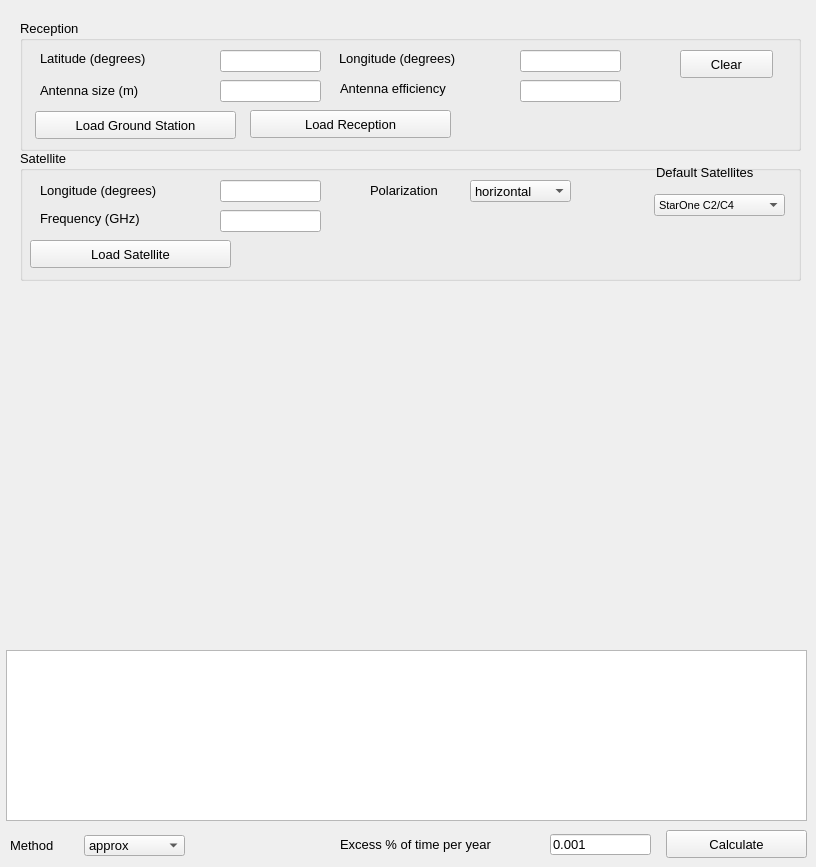
        <widget class="QWidget" name="single_point_atm_calc_page_3">
         <widget class="QGroupBox" name="groupBox_27">
          <property name="geometry">
           <rect>
            <x>20</x>
            <y>20</y>
            <width>781</width>
            <height>131</height>
           </rect>
          </property>
          <property name="font">
           <font>
            <pointsize>10</pointsize>
           </font>
          </property>
          <property name="title">
           <string>Reception</string>
          </property>
          <widget class="QLineEdit" name="lat_ground_station_spatm_3">
           <property name="geometry">
            <rect>
             <x>200</x>
             <y>30</y>
             <width>101</width>
             <height>22</height>
            </rect>
           </property>
          </widget>
          <widget class="QLineEdit" name="long_ground_station_spatm_3">
           <property name="geometry">
            <rect>
             <x>500</x>
             <y>30</y>
             <width>101</width>
             <height>22</height>
            </rect>
           </property>
          </widget>
          <widget class="QLabel" name="label_208">
           <property name="geometry">
            <rect>
             <x>20</x>
             <y>23</y>
             <width>151</width>
             <height>31</height>
            </rect>
           </property>
           <property name="text">
            <string>Latitude (degrees)</string>
           </property>
          </widget>
          <widget class="QLabel" name="label_209">
           <property name="geometry">
            <rect>
             <x>319</x>
             <y>28</y>
             <width>161</width>
             <height>21</height>
            </rect>
           </property>
           <property name="text">
            <string>Longitude (degrees)</string>
           </property>
          </widget>
          <widget class="QLabel" name="label_210">
           <property name="geometry">
            <rect>
             <x>20</x>
             <y>60</y>
             <width>161</width>
             <height>21</height>
            </rect>
           </property>
           <property name="text">
            <string>Antenna size (m)</string>
           </property>
          </widget>
          <widget class="QLineEdit" name="ant_size_reception_spatm_3">
           <property name="geometry">
            <rect>
             <x>200</x>
             <y>60</y>
             <width>101</width>
             <height>22</height>
            </rect>
           </property>
          </widget>
          <widget class="QLineEdit" name="ant_eff_reception_spatm_3">
           <property name="geometry">
            <rect>
             <x>500</x>
             <y>60</y>
             <width>101</width>
             <height>22</height>
            </rect>
           </property>
          </widget>
          <widget class="QLabel" name="label_211">
           <property name="geometry">
            <rect>
             <x>320</x>
             <y>60</y>
             <width>141</width>
             <height>16</height>
            </rect>
           </property>
           <property name="text">
            <string>Antenna efficiency</string>
           </property>
          </widget>
          <widget class="QPushButton" name="clear_reception_rcp_7">
           <property name="geometry">
            <rect>
             <x>660</x>
             <y>30</y>
             <width>93</width>
             <height>28</height>
            </rect>
           </property>
           <property name="font">
            <font>
             <pointsize>10</pointsize>
             <weight>50</weight>
             <bold>false</bold>
            </font>
           </property>
           <property name="text">
            <string>Clear</string>
           </property>
          </widget>
          <widget class="QPushButton" name="load_reception_rcp_11">
           <property name="geometry">
            <rect>
             <x>15</x>
             <y>91</y>
             <width>201</width>
             <height>28</height>
            </rect>
           </property>
           <property name="font">
            <font>
             <pointsize>10</pointsize>
             <weight>50</weight>
             <bold>false</bold>
            </font>
           </property>
           <property name="text">
            <string>Load Ground Station</string>
           </property>
          </widget>
          <widget class="QPushButton" name="load_reception_rcp_12">
           <property name="geometry">
            <rect>
             <x>230</x>
             <y>90</y>
             <width>201</width>
             <height>28</height>
            </rect>
           </property>
           <property name="font">
            <font>
             <pointsize>10</pointsize>
             <weight>50</weight>
             <bold>false</bold>
            </font>
           </property>
           <property name="text">
            <string>Load Reception</string>
           </property>
          </widget>
         </widget>
         <widget class="QPushButton" name="calc_spatm_3">
          <property name="geometry">
           <rect>
            <x>666</x>
            <y>830</y>
            <width>141</width>
            <height>28</height>
           </rect>
          </property>
          <property name="font">
           <font>
            <pointsize>10</pointsize>
           </font>
          </property>
          <property name="text">
           <string>Calculate</string>
          </property>
         </widget>
         <widget class="QTextEdit" name="textEdit_4">
          <property name="geometry">
           <rect>
            <x>6</x>
            <y>650</y>
            <width>801</width>
            <height>171</height>
           </rect>
          </property>
          <property name="font">
           <font>
            <pointsize>10</pointsize>
           </font>
          </property>
         </widget>
         <widget class="QGroupBox" name="groupBox_28">
          <property name="geometry">
           <rect>
            <x>20</x>
            <y>150</y>
            <width>781</width>
            <height>131</height>
           </rect>
          </property>
          <property name="font">
           <font>
            <pointsize>10</pointsize>
           </font>
          </property>
          <property name="title">
           <string>Satellite</string>
          </property>
          <widget class="QLabel" name="label_212">
           <property name="geometry">
            <rect>
             <x>20</x>
             <y>60</y>
             <width>131</width>
             <height>16</height>
            </rect>
           </property>
           <property name="text">
            <string>Frequency (GHz)</string>
           </property>
          </widget>
          <widget class="QLabel" name="label_213">
           <property name="geometry">
            <rect>
             <x>20</x>
             <y>30</y>
             <width>161</width>
             <height>21</height>
            </rect>
           </property>
           <property name="text">
            <string>Longitude (degrees)</string>
           </property>
          </widget>
          <widget class="QLineEdit" name="long_sat_spatm_3">
           <property name="geometry">
            <rect>
             <x>200</x>
             <y>30</y>
             <width>101</width>
             <height>22</height>
            </rect>
           </property>
          </widget>
          <widget class="QLineEdit" name="freq_sat_spatm_3">
           <property name="geometry">
            <rect>
             <x>200</x>
             <y>60</y>
             <width>101</width>
             <height>22</height>
            </rect>
           </property>
          </widget>
          <widget class="QComboBox" name="default_sat_sp_perf_5">
           <property name="geometry">
            <rect>
             <x>634</x>
             <y>44</y>
             <width>131</width>
             <height>22</height>
            </rect>
           </property>
           <property name="font">
            <font>
             <pointsize>8</pointsize>
            </font>
           </property>
           <item>
            <property name="text">
             <string>StarOne C2/C4</string>
            </property>
           </item>
           <item>
            <property name="text">
             <string>Hispamar</string>
            </property>
           </item>
           <item>
            <property name="text">
             <string>Claro</string>
            </property>
           </item>
           <item>
            <property name="text">
             <string>Menino Ney</string>
            </property>
           </item>
          </widget>
          <widget class="QLabel" name="label_214">
           <property name="geometry">
            <rect>
             <x>636</x>
             <y>14</y>
             <width>131</width>
             <height>16</height>
            </rect>
           </property>
           <property name="text">
            <string>Default Satellites</string>
           </property>
          </widget>
          <widget class="QComboBox" name="pol_sat_7">
           <property name="geometry">
            <rect>
             <x>450</x>
             <y>30</y>
             <width>101</width>
             <height>22</height>
            </rect>
           </property>
           <item>
            <property name="text">
             <string>horizontal</string>
            </property>
           </item>
           <item>
            <property name="text">
             <string>vertical</string>
            </property>
           </item>
           <item>
            <property name="text">
             <string>circular</string>
            </property>
           </item>
          </widget>
          <widget class="QLabel" name="label_215">
           <property name="geometry">
            <rect>
             <x>350</x>
             <y>30</y>
             <width>91</width>
             <height>20</height>
            </rect>
           </property>
           <property name="text">
            <string>Polarization</string>
           </property>
          </widget>
          <widget class="QPushButton" name="load_reception_rcp_13">
           <property name="geometry">
            <rect>
             <x>10</x>
             <y>90</y>
             <width>201</width>
             <height>28</height>
            </rect>
           </property>
           <property name="font">
            <font>
             <pointsize>10</pointsize>
             <weight>50</weight>
             <bold>false</bold>
            </font>
           </property>
           <property name="text">
            <string>Load Satellite</string>
           </property>
          </widget>
         </widget>
         <widget class="QLineEdit" name="p_year_spatm_3">
          <property name="geometry">
           <rect>
            <x>550</x>
            <y>834</y>
            <width>101</width>
            <height>21</height>
           </rect>
          </property>
          <property name="font">
           <font>
            <pointsize>10</pointsize>
           </font>
          </property>
          <property name="toolTip">
           <string/>
          </property>
          <property name="statusTip">
           <string>Values between 0.001 and 0.5</string>
          </property>
          <property name="text">
           <string>0.001</string>
          </property>
         </widget>
         <widget class="QLabel" name="label_216">
          <property name="geometry">
           <rect>
            <x>340</x>
            <y>834</y>
            <width>201</width>
            <height>20</height>
           </rect>
          </property>
          <property name="font">
           <font>
            <pointsize>10</pointsize>
           </font>
          </property>
          <property name="text">
           <string>Excess % of time per year</string>
          </property>
         </widget>
         <widget class="QLabel" name="label_217">
          <property name="geometry">
           <rect>
            <x>10</x>
            <y>837</y>
            <width>71</width>
            <height>16</height>
           </rect>
          </property>
          <property name="font">
           <font>
            <pointsize>10</pointsize>
           </font>
          </property>
          <property name="text">
           <string>Method</string>
          </property>
         </widget>
         <widget class="QComboBox" name="method_spatm_3">
          <property name="geometry">
           <rect>
            <x>84</x>
            <y>835</y>
            <width>101</width>
            <height>21</height>
           </rect>
          </property>
          <property name="font">
           <font>
            <pointsize>10</pointsize>
           </font>
          </property>
          <property name="statusTip">
           <string>Mode calculation for gaseous attenuation</string>
          </property>
          <item>
           <property name="text">
            <string>approx</string>
           </property>
          </item>
          <item>
           <property name="text">
            <string>exact</string>
           </property>
          </item>
         </widget>
        </widget>
